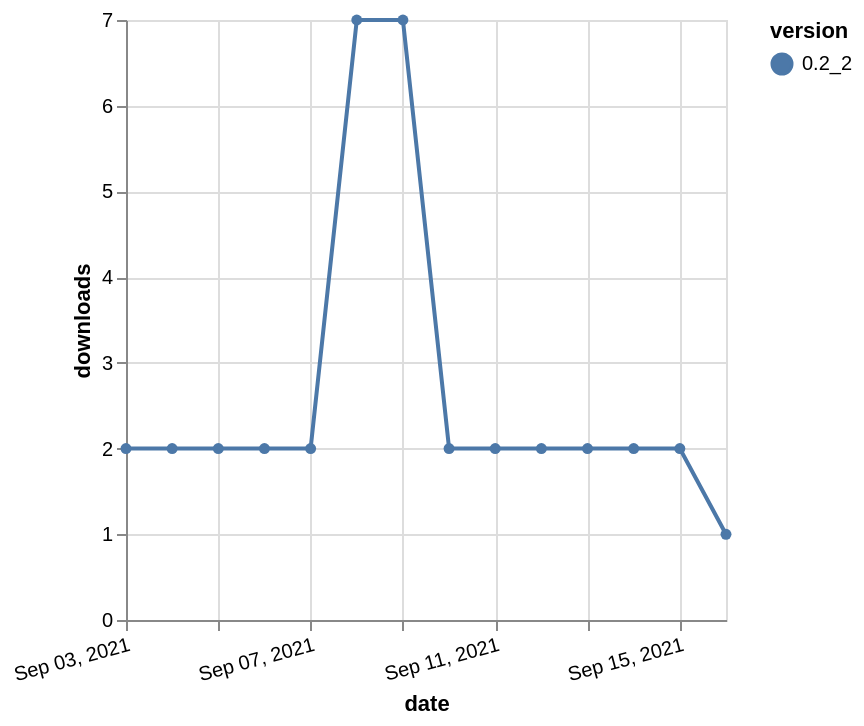

Describe this chart as a Vega-Lite specification.
### Vega-Lite specification from a JSON file in a GitHub repository (floating-point values rounded to 4 significant figures)
{"$schema": "https://vega.github.io/schema/vega-lite/v5.json", "description": "A simple bar chart with embedded data.", "data": {"values": [{"date": "2021-09-03", "total": 2983, "delta": 2, "version": "0.2_2"}, {"date": "2021-09-04", "total": 2985, "delta": 2, "version": "0.2_2"}, {"date": "2021-09-05", "total": 2987, "delta": 2, "version": "0.2_2"}, {"date": "2021-09-06", "total": 2989, "delta": 2, "version": "0.2_2"}, {"date": "2021-09-07", "total": 2991, "delta": 2, "version": "0.2_2"}, {"date": "2021-09-08", "total": 2998, "delta": 7, "version": "0.2_2"}, {"date": "2021-09-09", "total": 3005, "delta": 7, "version": "0.2_2"}, {"date": "2021-09-10", "total": 3007, "delta": 2, "version": "0.2_2"}, {"date": "2021-09-11", "total": 3009, "delta": 2, "version": "0.2_2"}, {"date": "2021-09-12", "total": 3011, "delta": 2, "version": "0.2_2"}, {"date": "2021-09-13", "total": 3013, "delta": 2, "version": "0.2_2"}, {"date": "2021-09-14", "total": 3015, "delta": 2, "version": "0.2_2"}, {"date": "2021-09-15", "total": 3017, "delta": 2, "version": "0.2_2"}, {"date": "2021-09-16", "total": 3018, "delta": 1, "version": "0.2_2"}]}, "width": "container", "mark": {"type": "line", "point": {"filled": true}}, "encoding": {"x": {"field": "date", "type": "temporal", "timeUnit": "yearmonthdate", "title": "date", "axis": {"labelAngle": -15}}, "y": {"field": "delta", "type": "quantitative", "title": "downloads"}, "color": {"field": "version", "type": "nominal"}, "tooltip": {"field": "delta"}}}
